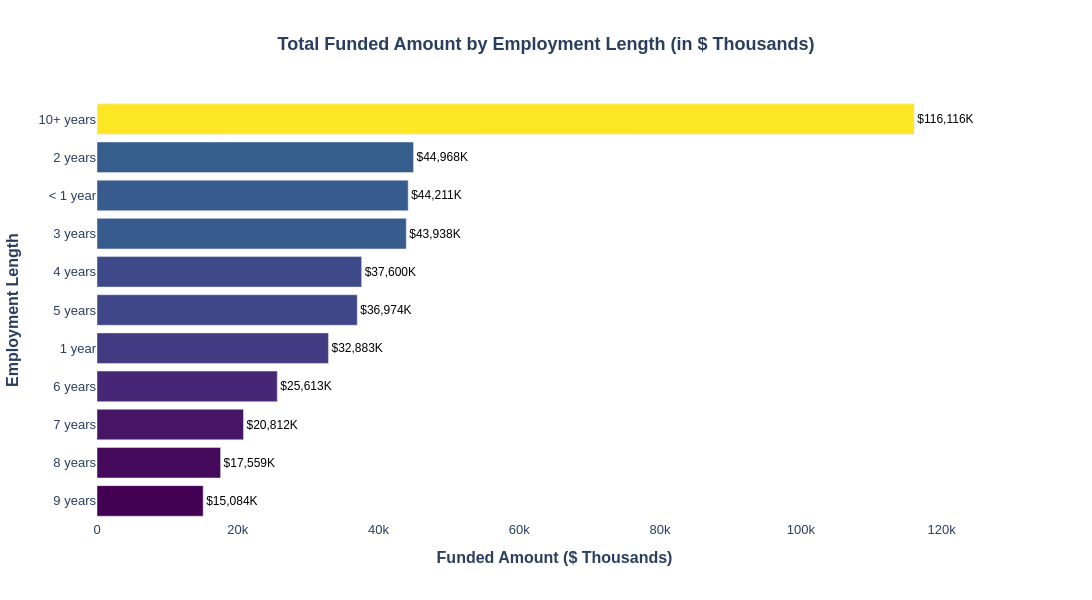

The cell this chart's notebook holds for it:
### Markdown cell above
### Employee Length by Total Funded Amount

### Code cell
# Step 1: Group and convert to thousands
emp_funding = df.groupby('emp_length')['loan_amount'].sum().sort_values() / 1000
emp_funding = emp_funding.reset_index()
emp_funding.columns = ['emp_length', 'loan_amount_thousands']

# Step 2: Create horizontal bar chart
fig = px.bar(
    emp_funding,
    x='loan_amount_thousands',
    y='emp_length',
    orientation='h',
    text='loan_amount_thousands',
    color='loan_amount_thousands',
    color_continuous_scale='Viridis',  # Attractive gradient
    title='<b>Total Funded Amount by Employment Length (in $ Thousands)</b>',
    height=600,
    width=950
)

#  update traces
fig.update_traces(
    texttemplate='$%{x:,.0f}K',
    textposition='outside',
    textfont=dict(size=12, family='Arial', color='black'),  # bold-ish font
    hovertemplate='<b>Emp Length: %{y}</b><br>Funded: $%{x:,.0f}K<extra></extra>'
)


# update x-axis
fig.update_xaxes(
    range = [0,130000]
)


# update layout
fig.update_layout(
    xaxis_title="<b>Funded Amount ($ Thousands)</b>",
    yaxis_title="<b>Employment Length</b>",
    title_x=0.5,
    plot_bgcolor='white',
    font=dict(size=13, family="Arial"),
    coloraxis_showscale=False,  # hide color scale if not needed,
    width = 1200
)

fig.show()

### Figure 1 — Plotly figure (JSON) as saved in the notebook; plotly's stock layout.template omitted (floating-point values rounded to 4 significant figures)
{"data": [{"hovertemplate": "<b>Emp Length: %{y}</b><br>Funded: $%{x:,.0f}K<extra></extra>", "legendgroup": "", "marker": {"color": [15080.0, 17560.0, 20810.0, 25610.0, 32880.0, 36970.0, 37600.0, 43940.0, 44210.0, 44970.0, 116100.0], "coloraxis": "coloraxis", "pattern": {"shape": ""}}, "name": "", "orientation": "h", "showlegend": false, "text": [15080.0, 17560.0, 20810.0, 25610.0, 32880.0, 36970.0, 37600.0, 43940.0, 44210.0, 44970.0, 116100.0], "textfont": {"color": "black", "family": "Arial", "size": 12}, "textposition": "outside", "texttemplate": "$%{x:,.0f}K", "type": "bar", "x": [15080.0, 17560.0, 20810.0, 25610.0, 32880.0, 36970.0, 37600.0, 43940.0, 44210.0, 44970.0, 116100.0], "xaxis": "x", "y": ["9 years", "8 years", "7 years", "6 years", "1 year", "5 years", "4 years", "3 years", "< 1 year", "2 years", "10+ years"], "yaxis": "y"}], "layout": {"barmode": "relative", "coloraxis": {"colorbar": {"title": {"text": "loan_amount_thousands"}}, "colorscale": [[0, "#440154"], [0.1111, "#482878"], [0.2222, "#3e4989"], [0.3333, "#31688e"], [0.4444, "#26828e"], [0.5556, "#1f9e89"], [0.6667, "#35b779"], [0.7778, "#6ece58"], [0.8889, "#b5de2b"], [1, "#fde725"]], "showscale": false}, "font": {"family": "Arial", "size": 13}, "height": 600, "legend": {"tracegroupgap": 0}, "plot_bgcolor": "white", "title": {"text": "<b>Total Funded Amount by Employment Length (in $ Thousands)</b>", "x": 0.5}, "width": 1200, "xaxis": {"anchor": "y", "domain": [0, 1], "range": [0, 130000], "title": {"text": "<b>Funded Amount ($ Thousands)</b>"}}, "yaxis": {"anchor": "x", "domain": [0, 1], "title": {"text": "<b>Employment Length</b>"}}}}
